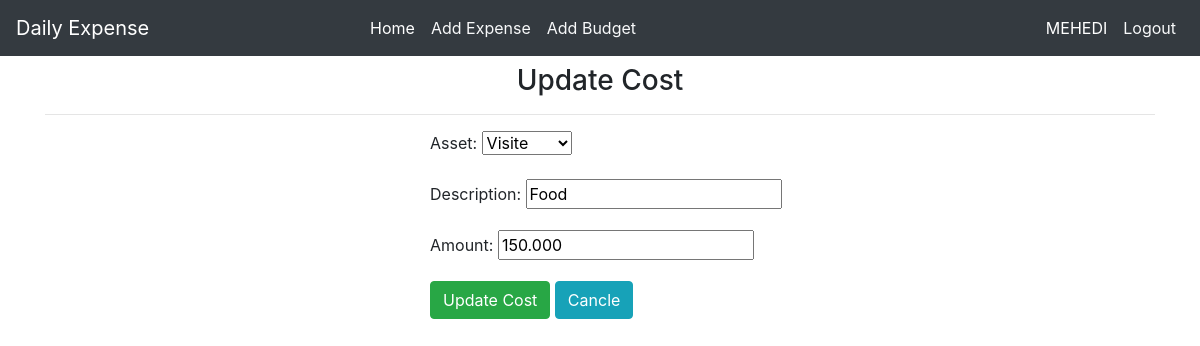
The page /updatecost/1/ (signed in) on the database its author committed.
### Budget/models.py (models this page shows, shortened)
class Cost(models.Model):
    user = models.ForeignKey(User,on_delete=models.CASCADE,default=1)
    asset = models.ForeignKey(Asset,on_delete=models.CASCADE)
    description = models.CharField(max_length=100)
    amount = models.DecimalField(max_digits=1000,decimal_places=3)
    date = models.DateTimeField(auto_now_add=True)

### Budget/views.py (the view)
# urls.py: path('updatecost/<int:pk>/',UpdateCost.as_view(),name='updatecost'),
class UpdateCost(LoginRequiredMixin,UpdateView):
    model = Cost
    fields = ['asset','description','amount']
    template_name = 'updatecost.html'
    success_url = '/'
    login_url = '/login/'
    def get_queryset(self):
        return Cost.objects.filter(user = self.request.user)

### Budget/models.py (called while the page is built)
    def __str__(self):
        return self.purpose

### templates/updatecost.html (shortened to what this page needs)
{% extends 'base.html' %}
{% block content %}
<div class="container">
    <h3 class="text-center">Update Cost</h3> <hr>
    <div class="row mx-auto">
        <div class="col-md-6 offset-4">
            <form action="" method="post">
                {{form.as_p}}
                <input class="btn btn-success"  type="submit" value="Update Cost">
                <a class="btn btn-info" href="{% url 'home' %}">Cancle</a>
            </form>
        </div>
    </div>
</div>
{% endblock %}

### templates/navbar.html (shortened to what this page needs)
<nav class="navbar navbar-expand-sm navbar-dark bg-dark mb-2">
    <a class="navbar-brand" href="{% url 'home' %}">Daily Expense</a>
    <div class="collapse navbar-collapse" id="collapsibleNavId">
      <ul class="navbar-nav mx-auto mt-2 mt-lg-0">
        <li class="nav-item active">
          <a class="nav-link" href="{% url 'home' %}">Home <span class="sr-only">(current)</span></a>
        </li>
        {% if request.user.is_authenticated %}
        <li class="nav-item">
          <a class="nav-link text-light" href="{% url 'addcost' %}">Add Expense</a>
        </li>
        <li class="nav-item">
          <a class="nav-link text-light" href="{% url 'addasset' %}">Add Budget</a>
        </li>
        {% endif %}
      </ul>
      <ul class="navbar-nav ml-auto mt-2 mt-lg-0">
        {% if request.user.is_authenticated %}
        <li class="nav-item active">
          <a class="nav-link" href="{% url 'home' %}">{{ user.username | upper}} <span class="sr-only">(current)</span></a>
        </li>
        <li class="nav-item">
          <a class="nav-link text-light" href="{% url 'logout' %}">Logout</a>
        </li>
        {% endif %}
      </ul>
    </div>
  </nav>

### rows shown on the page
Cost: asset "Visite", description "Food", amount "150.000"

### other values the page prints
{{ user.username | upper }} "MEHEDI"
